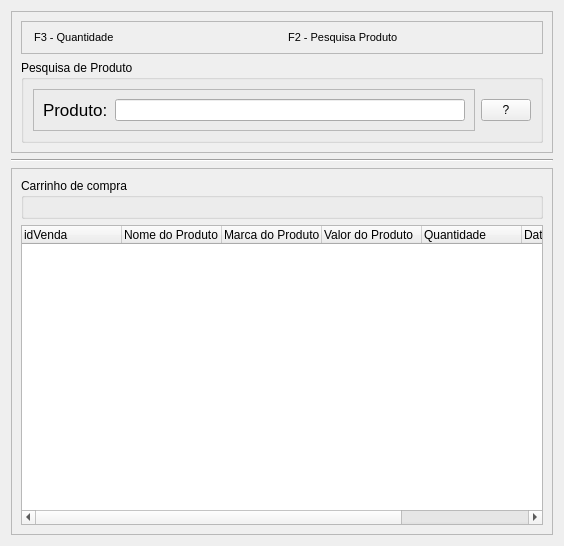
            <widget class="QWidget" name="pgVenda">
             <layout class="QVBoxLayout" name="verticalLayout_16">
              <item>
               <widget class="QFrame" name="frame_pesquisa">
                <property name="sizePolicy">
                 <sizepolicy hsizetype="Fixed" vsizetype="Fixed">
                  <horstretch>0</horstretch>
                  <verstretch>0</verstretch>
                 </sizepolicy>
                </property>
                <property name="minimumSize">
                 <size>
                  <width>0</width>
                  <height>0</height>
                 </size>
                </property>
                <property name="maximumSize">
                 <size>
                  <width>800</width>
                  <height>800</height>
                 </size>
                </property>
                <property name="frameShape">
                 <enum>QFrame::StyledPanel</enum>
                </property>
                <property name="frameShadow">
                 <enum>QFrame::Raised</enum>
                </property>
                <layout class="QVBoxLayout" name="verticalLayout_15">
                 <item>
                  <widget class="QFrame" name="frame_6">
                   <property name="frameShape">
                    <enum>QFrame::StyledPanel</enum>
                   </property>
                   <property name="frameShadow">
                    <enum>QFrame::Raised</enum>
                   </property>
                   <layout class="QHBoxLayout" name="horizontalLayout_8">
                    <item>
                     <widget class="QLabel" name="l_F3Key">
                      <property name="font">
                       <font>
                        <pointsize>8</pointsize>
                       </font>
                      </property>
                      <property name="text">
                       <string> F3 - Quantidade</string>
                      </property>
                     </widget>
                    </item>
                    <item>
                     <widget class="QLabel" name="l_F2Key">
                      <property name="font">
                       <font>
                        <pointsize>8</pointsize>
                       </font>
                      </property>
                      <property name="text">
                       <string> F2 - Pesquisa Produto</string>
                      </property>
                     </widget>
                    </item>
                   </layout>
                  </widget>
                 </item>
                 <item>
                  <widget class="QGroupBox" name="gb_pesquisa">
                   <property name="sizePolicy">
                    <sizepolicy hsizetype="Fixed" vsizetype="Fixed">
                     <horstretch>0</horstretch>
                     <verstretch>0</verstretch>
                    </sizepolicy>
                   </property>
                   <property name="maximumSize">
                    <size>
                     <width>800</width>
                     <height>600</height>
                    </size>
                   </property>
                   <property name="title">
                    <string>Pesquisa de Produto</string>
                   </property>
                   <layout class="QHBoxLayout" name="horizontalLayout_9">
                    <item>
                     <widget class="QFrame" name="frame_7">
                      <property name="sizePolicy">
                       <sizepolicy hsizetype="Fixed" vsizetype="Fixed">
                        <horstretch>0</horstretch>
                        <verstretch>0</verstretch>
                       </sizepolicy>
                      </property>
                      <property name="frameShape">
                       <enum>QFrame::StyledPanel</enum>
                      </property>
                      <property name="frameShadow">
                       <enum>QFrame::Raised</enum>
                      </property>
                      <layout class="QHBoxLayout" name="horizontalLayout_10">
                       <item>
                        <widget class="QLabel" name="l_title">
                         <property name="minimumSize">
                          <size>
                           <width>66</width>
                           <height>22</height>
                          </size>
                         </property>
                         <property name="maximumSize">
                          <size>
                           <width>66</width>
                           <height>22</height>
                          </size>
                         </property>
                         <property name="font">
                          <font>
                           <pointsize>13</pointsize>
                          </font>
                         </property>
                         <property name="text">
                          <string>Produto:</string>
                         </property>
                        </widget>
                       </item>
                       <item>
                        <widget class="QLineEdit" name="le_produto">
                         <property name="sizePolicy">
                          <sizepolicy hsizetype="MinimumExpanding" vsizetype="MinimumExpanding">
                           <horstretch>0</horstretch>
                           <verstretch>0</verstretch>
                          </sizepolicy>
                         </property>
                         <property name="minimumSize">
                          <size>
                           <width>350</width>
                           <height>22</height>
                          </size>
                         </property>
                         <property name="maximumSize">
                          <size>
                           <width>350</width>
                           <height>22</height>
                          </size>
                         </property>
                        </widget>
                       </item>
                      </layout>
                     </widget>
                    </item>
                    <item>
                     <widget class="QToolButton" name="toolButton">
                      <property name="sizePolicy">
                       <sizepolicy hsizetype="Fixed" vsizetype="Fixed">
                        <horstretch>0</horstretch>
                        <verstretch>0</verstretch>
                       </sizepolicy>
                      </property>
                      <property name="minimumSize">
                       <size>
                        <width>50</width>
                        <height>22</height>
                       </size>
                      </property>
                      <property name="maximumSize">
                       <size>
                        <width>22</width>
                        <height>22</height>
                       </size>
                      </property>
                      <property name="text">
                       <string>?</string>
                      </property>
                      <property name="popupMode">
                       <enum>QToolButton::InstantPopup</enum>
                      </property>
                      <property name="toolButtonStyle">
                       <enum>Qt::ToolButtonIconOnly</enum>
                      </property>
                      <property name="autoRaise">
                       <bool>false</bool>
                      </property>
                     </widget>
                    </item>
                   </layout>
                  </widget>
                 </item>
                </layout>
               </widget>
              </item>
              <item>
               <widget class="Line" name="line">
                <property name="orientation">
                 <enum>Qt::Horizontal</enum>
                </property>
               </widget>
              </item>
              <item>
               <widget class="QFrame" name="frame_carinhoCompra">
                <property name="sizePolicy">
                 <sizepolicy hsizetype="Preferred" vsizetype="Fixed">
                  <horstretch>0</horstretch>
                  <verstretch>0</verstretch>
                 </sizepolicy>
                </property>
                <property name="frameShape">
                 <enum>QFrame::StyledPanel</enum>
                </property>
                <property name="frameShadow">
                 <enum>QFrame::Raised</enum>
                </property>
                <layout class="QVBoxLayout" name="verticalLayout_14">
                 <item>
                  <widget class="QGroupBox" name="gb_carrinhoCompra">
                   <property name="maximumSize">
                    <size>
                     <width>16777215</width>
                     <height>100</height>
                    </size>
                   </property>
                   <property name="title">
                    <string>Carrinho de compra</string>
                   </property>
                   <layout class="QVBoxLayout" name="verticalLayout_17"/>
                  </widget>
                 </item>
                 <item>
                  <widget class="QTreeWidget" name="treeWidget">
                   <property name="minimumSize">
                    <size>
                     <width>0</width>
                     <height>300</height>
                    </size>
                   </property>
                   <property name="maximumSize">
                    <size>
                     <width>16777215</width>
                     <height>300</height>
                    </size>
                   </property>
                   <column>
                    <property name="text">
                     <string>idVenda</string>
                    </property>
                   </column>
                   <column>
                    <property name="text">
                     <string>Nome do Produto</string>
                    </property>
                   </column>
                   <column>
                    <property name="text">
                     <string>Marca do Produto</string>
                    </property>
                   </column>
                   <column>
                    <property name="text">
                     <string>Valor do Produto</string>
                    </property>
                   </column>
                   <column>
                    <property name="text">
                     <string>Quantidade</string>
                    </property>
                   </column>
                   <column>
                    <property name="text">
                     <string>Data de Emissão</string>
                    </property>
                   </column>
                   <column>
                    <property name="text">
                     <string>Data de Validade</string>
                    </property>
                   </column>
                   <column>
                    <property name="text">
                     <string/>
                    </property>
                   </column>
                  </widget>
                 </item>
                </layout>
               </widget>
              </item>
             </layout>
            </widget>
